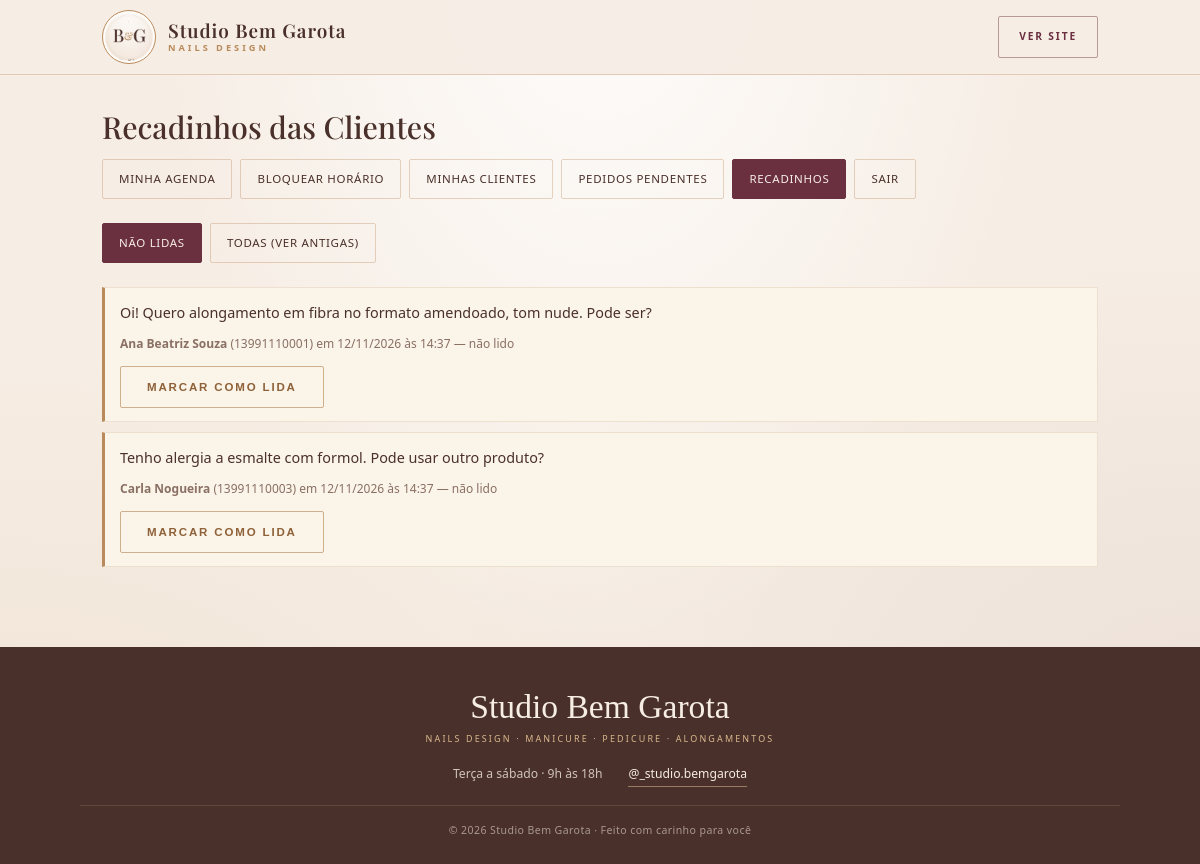
Screenshot of /admin/recadinhos.php (signed in) with the database file from the repository.
### tables this page shows
CREATE TABLE IF NOT EXISTS recadinhos (
  id INT UNSIGNED AUTO_INCREMENT PRIMARY KEY,
  cliente_id INT UNSIGNED NOT NULL,
  mensagem TEXT NOT NULL,
  lida ENUM('nao','sim') NOT NULL DEFAULT 'nao',
  criado_em TIMESTAMP DEFAULT CURRENT_TIMESTAMP,
  FOREIGN KEY (cliente_id) REFERENCES clientes(id) ON DELETE CASCADE
);

CREATE TABLE IF NOT EXISTS clientes (
  id INT UNSIGNED AUTO_INCREMENT PRIMARY KEY,
  nome VARCHAR(120) NOT NULL,
  whatsapp VARCHAR(20) NOT NULL,
  criado_em TIMESTAMP DEFAULT CURRENT_TIMESTAMP,
  UNIQUE KEY whatsapp_unico (whatsapp)
);

### admin/recadinhos.php (the view, shortened to what this page needs)
<?php
require_once '../includes/conexao.php';
$filtro = ($_GET['filtro'] ?? '') === 'todas' ? 'todas' : 'novas';
$condicao = ($filtro === 'todas') ? '' : "WHERE r.lida = 'nao'";
$recadinhos = [];
$consulta = mysqli_prepare(
    $conexao,
    "SELECT r.id, r.mensagem, r.lida, r.criado_em,
            c.nome, c.whatsapp
       FROM recadinhos r
       INNER JOIN clientes c ON c.id = r.cliente_id
       $condicao
      ORDER BY r.criado_em DESC"
);
mysqli_stmt_execute($consulta);
$resultado = mysqli_stmt_get_result($consulta);
while ($linha = mysqli_fetch_assoc($resultado)) {
    $recadinhos[] = $linha;
}
include '../includes/cabecalho.php';
?>
<h2>Recadinhos das Clientes</h2>
<nav class="admin-menu">
    <a href="agenda.php">Minha Agenda</a>
    <a href="bloquear.php">Bloquear Horário</a>
    <a href="clientes.php">Minhas Clientes</a>
    <a href="pendentes.php">Pedidos Pendentes</a>
    <a class="atual" href="recadinhos.php">Recadinhos</a>
    <a href="login.php?sair=1">Sair</a>
</nav>
<div class="admin-menu">
    <?php if ($filtro === 'novas') { ?>
        <a class="atual" href="recadinhos.php">Não lidas</a>
        <a href="recadinhos.php?filtro=todas">Todas (ver antigas)</a>
    <?php } else { ?>
        <a href="recadinhos.php">Não lidas</a>
        <a class="atual" href="recadinhos.php?filtro=todas">Todas (ver antigas)</a>
    <?php } ?>
</div>
<?php foreach ($recadinhos as $rec) { ?>
    <div class="recadinho-item <?php echo $rec['lida'] === 'nao' ? 'nao-lida' : ''; ?>">
        <p><?php echo nl2br(htmlspecialchars($rec['mensagem'])); ?></p>
        <small>
            <strong><?php echo htmlspecialchars($rec['nome']); ?></strong>
            (<?php echo htmlspecialchars($rec['whatsapp']); ?>)
            em <?php echo (new DateTime($rec['criado_em']))->format('d/m/Y \à\s H:i'); ?>
            <?php if ($rec['lida'] === 'nao') { ?>— não lido<?php } ?>
        </small>
        <?php if ($rec['lida'] === 'nao') { ?>
            <form method="post" action="recadinhos.php">
                <button type="submit" class="botao-secundario">Marcar como lida</button>
            </form>
        <?php } ?>
    </div>
<?php } ?>
<?php include '../includes/rodape.php'; ?>

### css/estilo.css (style rules this page uses)
:root { --creme: #F6EDE4; --creme-2: #EFE1D5; --areia: #D9B98F; --dourado: #B98A5C; --dourado-forte: #8E6138; --marrom: #4A302A; --vinho: #6B3040; --suave: #8A6F63; --branco: #FFFDFA; --verde: #5F8F63; --amarelo: #C79A45; --vermelho: #B05A5A; --cinza: #9C9188; --sombra: 0 18px 45px rgba(74, 48, 42, 0.10); }
* { margin: 0; padding: 0; box-sizing: border-box; }
html { scroll-behavior: smooth; }
body { min-height: 100vh; display: flex; flex-direction: column; font-family: 'Montserrat', 'Segoe UI', Arial, sans-serif; font-size: 16px; background-color: var(--creme); background-image: radial-gradient(ellipse at 50% -10%, rgba(255, 255, 255, 0.90), rgba(255, 255, 255, 0) 55%), radial-gradient(ellipse at 0% 100%, rgba(217, 185, 143, 0.20), rgba(217, 185, 143, 0) 42%), radial-gradient(ellipse at 100% 78%, rgba(107, 48, 64, 0.06), rgba(107, 48, 64, 0) 45%); background-attachment: fixed; color: var(--marrom); line-height: 1.7; -webkit-font-smoothing: antialiased; }
h1, h2, h3, h4 { font-family: 'Playfair Display', Georgia, 'Times New Roman', serif; font-weight: 500; line-height: 1.2; color: var(--marrom); }
p { margin-bottom: 0.9em; }
a { color: var(--vinho); }
.conteudo > h2 { margin: 34px 0 14px; font-size: 1.9rem; }
.botao-secundario { display: inline-block; background: transparent; color: var(--dourado-forte); font-family: 'Montserrat', sans-serif; font-size: 0.72rem; font-weight: 600; letter-spacing: 0.16em; text-transform: uppercase; padding: 14px 26px; border-radius: 2px; text-decoration: none; border: 1px solid rgba(185, 138, 92, 0.65); cursor: pointer; transition: background 0.18s, color 0.18s, border-color 0.18s; }
.admin-menu { display: flex; flex-wrap: wrap; gap: 8px; margin-bottom: 24px; }
.admin-menu a { text-decoration: none; padding: 9px 16px; border-radius: 2px; border: 1px solid rgba(185, 138, 92, 0.35); background: transparent; color: var(--marrom); font-size: 0.72rem; font-weight: 500; letter-spacing: 0.06em; text-transform: uppercase; transition: background 0.18s, color 0.18s, border-color 0.18s; }
.admin-menu a.atual { background: var(--vinho); border-color: var(--vinho); color: var(--creme); }
.recadinho-item { background: var(--creme); border: 1px solid rgba(185, 138, 92, 0.18); padding: 13px 15px; margin-top: 10px; font-size: 0.9rem; }
.recadinho-item.nao-lida { border-left: 3px solid var(--dourado); background: #FBF4E9; }
.recadinho-item p { margin: 0 0 6px; white-space: pre-line; }
.recadinho-item small { color: var(--suave); }
.recadinho-item form { margin-top: 10px; }

### rows the page displays
recadinhos: mensagem "Oi! Quero alongamento em fibra no formato amendoado, tom nude. Pode ser?", cliente.nome "Ana Beatriz Souza", cliente.whatsapp "13991110001", criado_em "12/11/2026 às 14:37", lida "— não lido"
recadinhos: mensagem "Tenho alergia a esmalte com formol. Pode usar outro produto?", cliente.nome "Carla Nogueira", cliente.whatsapp "13991110003", criado_em "12/11/2026 às 14:37", lida "— não lido"
